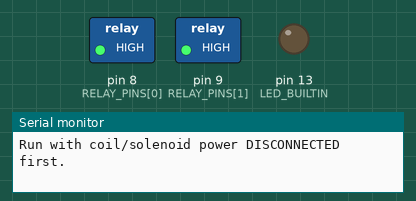
Simulated run of this sketch. Board: Arduino Nano, built with avr-gcc and run on an emulated ATmega328P. Shown: switched loads named in the sketch (green lamp = pin HIGH), output pins drawn as LEDs (lit = HIGH), the last lines printed to the serial monitor.

Above: at 1.3 s.
At 5.5 s:
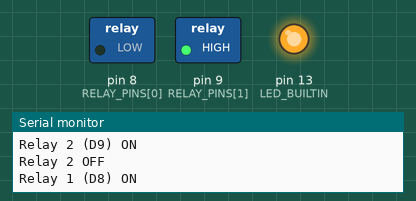
At 7.3 s:
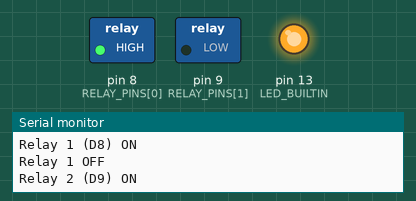
Timing chart, 0 to 9.3 s (numbered marks = the images above):
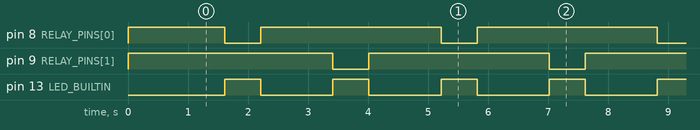

The sketch:

RelayTest.ino
```cpp
/*
  RelayTest -- standalone relay commissioning sketch. NOT part of the SEDAR build.

  Purpose: prove the relay wiring, polarity and coil supply independently of the
  sensor, calibration and pulse-budget logic in SEDAR_Nano.ino. Use this when a
  channel's indicator LED responds but the relay does not audibly switch.

  Pins match the main firmware so a result here transfers directly:
    D8 -> relay 1 IN, D9 -> relay 2 IN.

  SAFETY: run this FIRST with the solenoid/coil power branch DISCONNECTED.
  Confirm the click and the COM-NO contact with a meter before energising loads.
  This sketch switches slowly and deliberately; it is a bench test, not the
  seismic controller, and it enforces no duty-cycle limit on an attached load.
*/

#include <Arduino.h>

const uint8_t RELAY_PINS[2] = {8, 9};

// Opto-isolated SRD-05VDC modules (JD-VCC / RY-VCC style) are ACTIVE LOW.
// If a board ever behaves inverted, set this false and re-upload.
const bool RELAY_ACTIVE_LOW = true;

// Deliberately long compared with the 40 ms used in flight. A mechanical relay
// needs roughly 5-10 ms to pull in; holding it far longer makes a marginal coil
// supply obvious as a buzz or a failure to latch rather than a missed click.
const uint16_t ON_MS = 600;
const uint16_t GAP_MS = 600;

// PUSH-PULL drive. Measured on this hardware (PinProbe): releasing the pin
// leaves it floating LOW -- there is no external pull-up on the IN lines. So the
// Nano must actively drive BOTH levels; high-impedance would hold an active-LOW
// board permanently energised.
void setRelay(uint8_t channel, bool on) {
  digitalWrite(RELAY_PINS[channel], (on == RELAY_ACTIVE_LOW) ? LOW : HIGH);
}

void allOff() {
  for (uint8_t i = 0; i < 2; ++i)
    setRelay(i, false);
}

void setup() {
  // Set the inactive level BEFORE enabling the output so the relay cannot glitch
  // closed while the pin is being configured.
  for (uint8_t i = 0; i < 2; ++i) {
    digitalWrite(RELAY_PINS[i], RELAY_ACTIVE_LOW ? HIGH : LOW);
    pinMode(RELAY_PINS[i], OUTPUT);
  }
  pinMode(LED_BUILTIN, OUTPUT);
  Serial.begin(115200);
  while (!Serial && millis() < 2000) { /* wait briefly for USB serial */
  }

  Serial.println(F("RelayTest -- alternating relay check"));
  Serial.print(F("activeLOW="));
  Serial.println(RELAY_ACTIVE_LOW);
  Serial.println(F("Listen for a CLICK on each relay, not just the LED."));
  Serial.println(F("LED without click = coil has no supply or not enough current."));
  Serial.println(F("Run with coil/solenoid power DISCONNECTED first."));
  allOff();
  delay(1000);
}

void loop() {
  for (uint8_t ch = 0; ch < 2; ++ch) {
    allOff(); // Never energise both: one at a time, always.
    delay(GAP_MS);

    Serial.print(F("Relay "));
    Serial.print(ch + 1);
    Serial.print(F(" (D"));
    Serial.print(RELAY_PINS[ch]);
    Serial.println(F(") ON"));
    digitalWrite(LED_BUILTIN, HIGH);
    setRelay(ch, true);
    delay(ON_MS);

    setRelay(ch, false);
    digitalWrite(LED_BUILTIN, LOW);
    Serial.print(F("Relay "));
    Serial.print(ch + 1);
    Serial.println(F(" OFF"));
    delay(GAP_MS);
  }
}
```

Measured:
- by itself, pin 8 (RELAY_PINS[0]), pin 9 (RELAY_PINS[1]): alternates HIGH for 3.0 s and LOW for 0.60 s
- by itself, pin 13 (LED_BUILTIN): alternates HIGH for 0.60 s and LOW for 1.2 s
- by itself, everything shown: repeats every 3.6 s, in 4 steps
